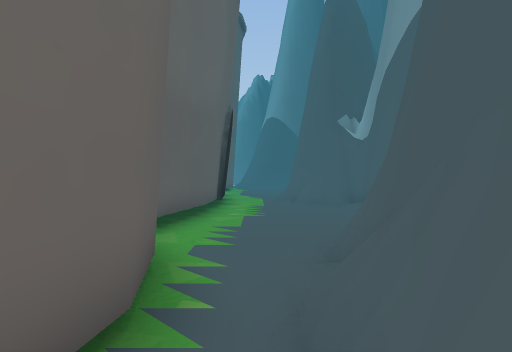
[1] (above)

22 first-person views from a walk through a scene from a Unity 3-D project. The camera is 1.3 m above the floor, looks level and sees 75° across. The floor is counted in squares, 2 m on a side. Each view is taken from the middle of a square. On the plan, view 1 faces up. The plan holds only what a view shows up to about 10 squares ahead; the rest is blank. The place goes on beyond the plan. The player is left out. Some surface patterns are stand-ins.

[2]
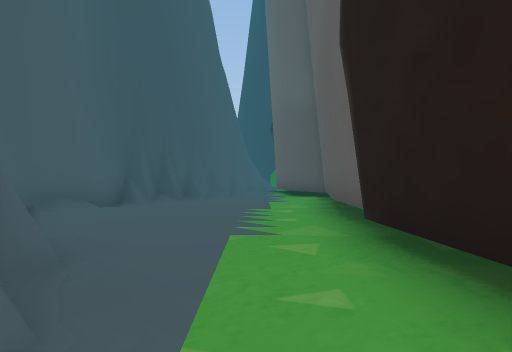

[3]
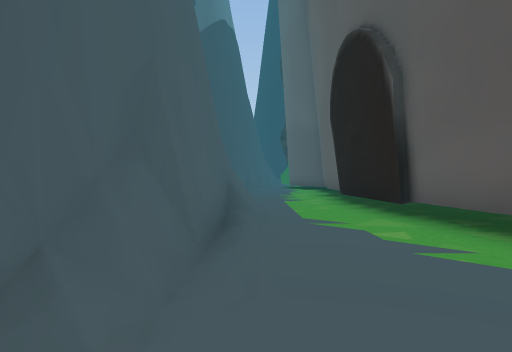

[4]
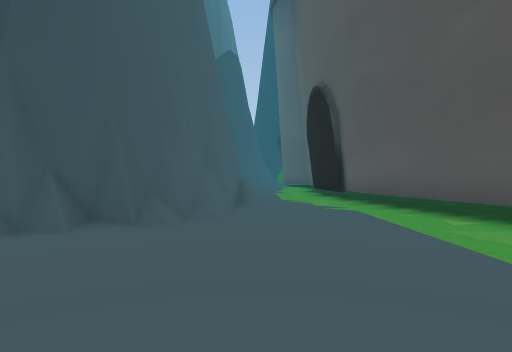

[5]
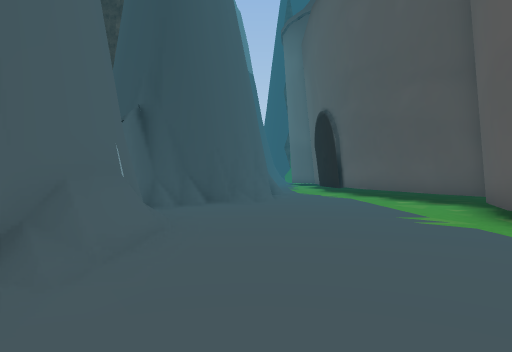

[6]
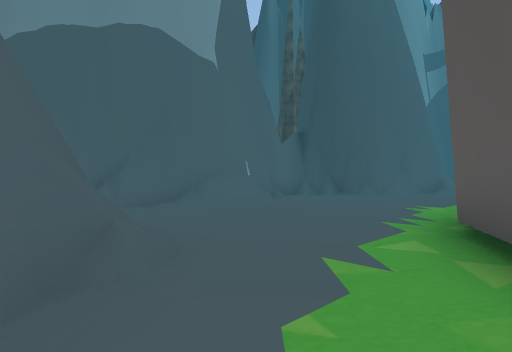

[7]
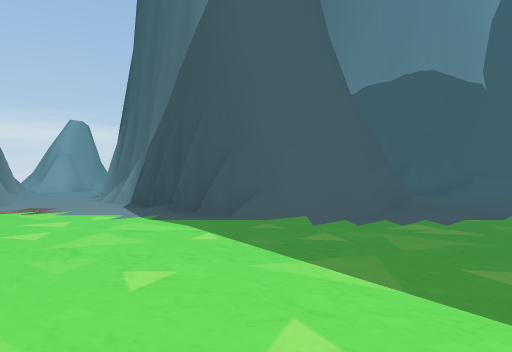

[8]
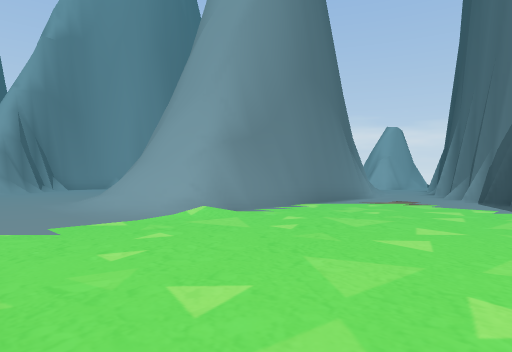

[9]
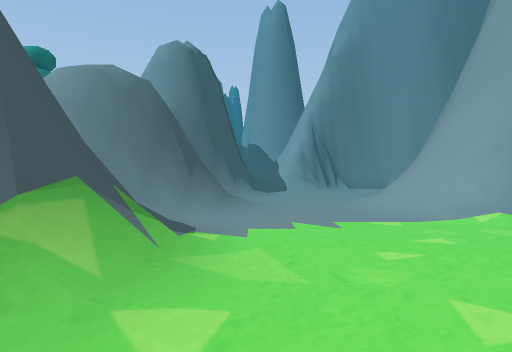

[10]
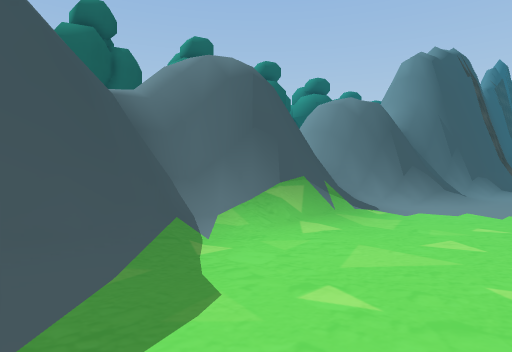

[11]
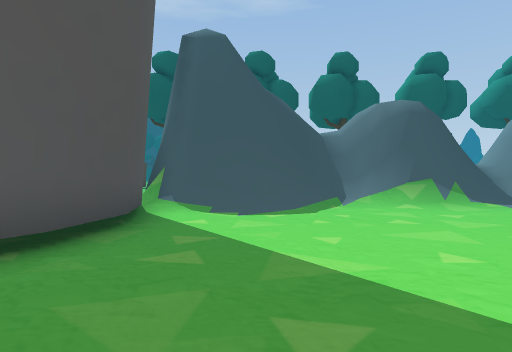

[12]
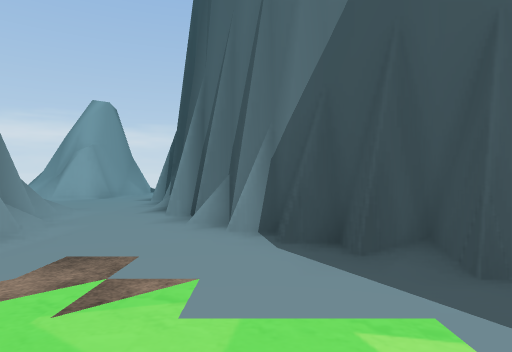

[13]
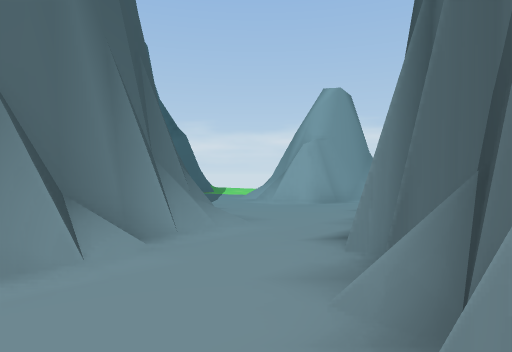

[14]
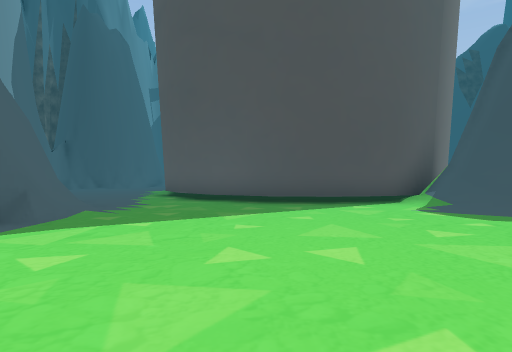

[15]
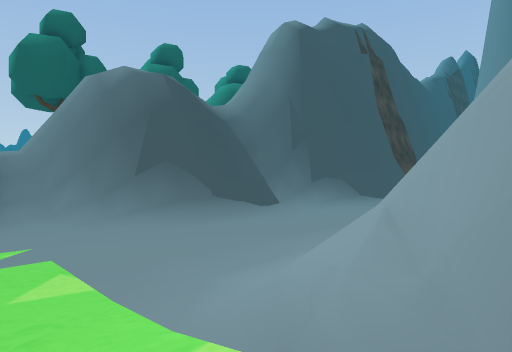

[16]
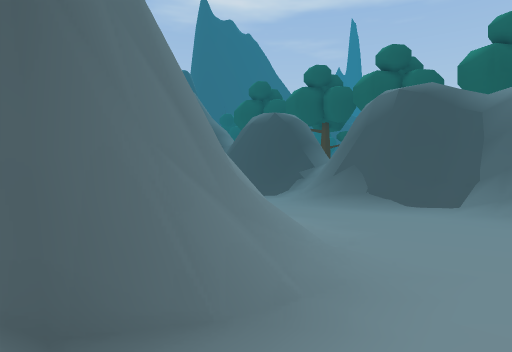

[17]
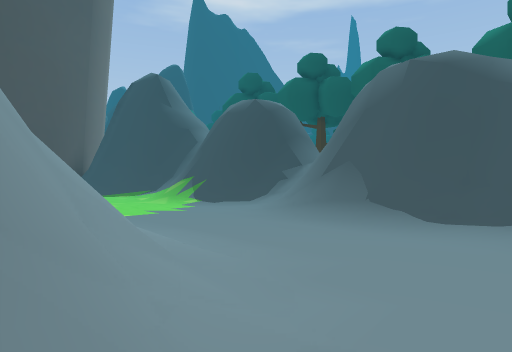

[18]
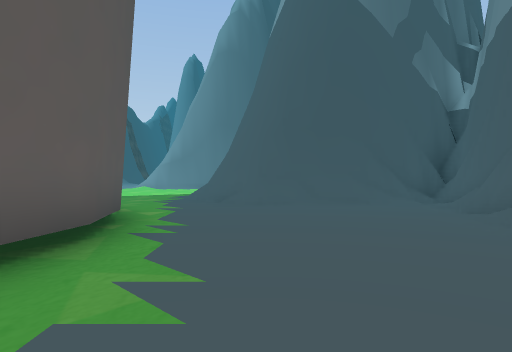

[19]
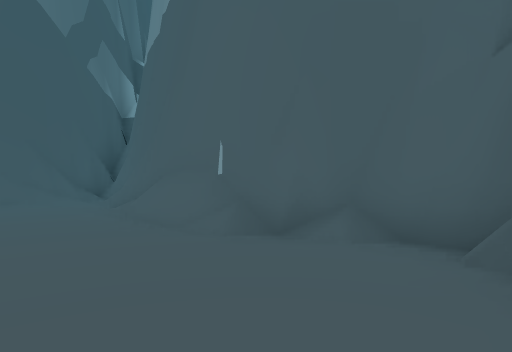

[20]
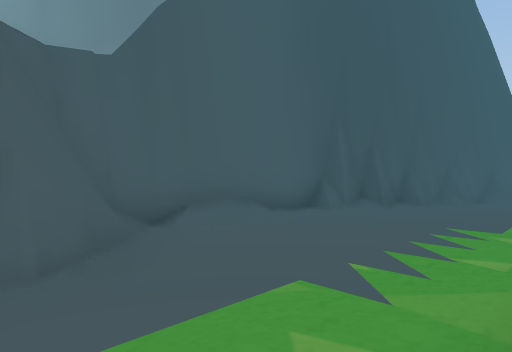

[21]
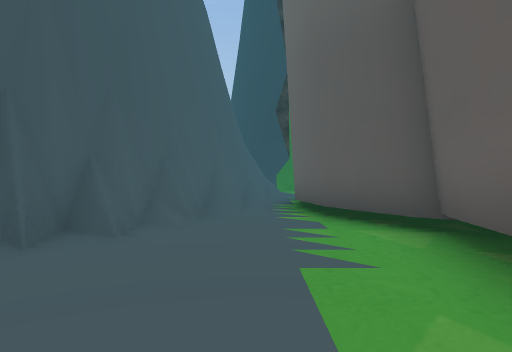

[22]
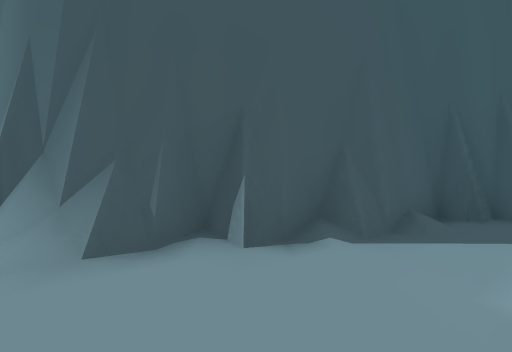

### Floor plan
Key: @ floor where view 1 was taken; # wall or solid block; . main floor; : floor 0.25 m higher than the main floor; / step, stairs or slope; = window, fence, low wall or low ledge.
Columns run from 13 left of view 1 to 6 right of it. Each row starts with its distance up from view 1.
 44   ##/......      ##
 43   ##/...//#      #..
 42   #/...//##     ##/.
 41   ##/../##      #/./
 40   #=/..##      ##/./
 39 ###/...##    ####...
 38 ////.../######/.....
 37 ###/............./##
 36   #/...........##
 35   #/..........##
 34  ##/.........##
 33  ##/........##
 32   ##.......:#
 31   ##/......:#
 30    #/.......##  ###
 29    #/####....####/#
 28    ###  ##......./#
 27    #     ##......##
 26           ##.....#
 25            #.....#
 24            #.....#
 23           ##.....##
 22           #....../#
 21           #.......#
 20           #......##
 19           #.....##
 18           ##...##
 17            #...#
 16            #...#
 15            #../#
 14            #../#
 13            #...#
 12            #...###
 11            #..../#
 10            #..../#
  9            #..../#
  8            #.....#
  7            #....##
  6            #....#
  5            #...##
  4            #..##
  3            ##.#
  2             #.#
  1             #/#
  0              @
 -1              #

Where each view was taken, in squares from view 1:
view 1: 0 up, 0 right, facing up
view 2: 15 up, 0 right, facing down
view 3: 20 up, 1 right, facing down
view 4: 24 up, 1 right, facing down
view 5: 28 up, 2 right, facing down
view 6: 30 up, 3 left, facing down-right
view 7: 32 up, 7 left, facing right
view 8: 33 up, 9 left, facing up-right
view 9: 33 up, 9 left, facing up
view 10: 31 up, 7 left, facing up-left
view 11: 31 up, 2 left, facing left
view 12: 35 up, 3 left, facing right
view 13: 35 up, 0 right, facing up-right
view 14: 37 up, 5 left, facing down
view 15: 37 up, 5 left, facing up-left
view 16: 44 up, 3 left, facing down-left
view 17: 43 up, 5 left, facing down-left
view 18: 21 up, 0 right, facing up
view 19: 20 up, 1 right, facing up-right
view 20: 13 up, 1 left, facing down-right
view 21: 9 up, 0 right, facing down
view 22: 38 up, 6 right, facing up-left
